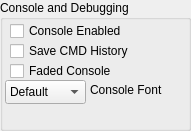
       <widget class="QGroupBox" name="groupBox_Console">
        <property name="geometry">
         <rect>
          <x>10</x>
          <y>420</y>
          <width>191</width>
          <height>131</height>
         </rect>
        </property>
        <property name="title">
         <string>Console and Debugging</string>
        </property>
        <widget class="QCheckBox" name="checkBox_FadeConsole">
         <property name="geometry">
          <rect>
           <x>10</x>
           <y>60</y>
           <width>171</width>
           <height>22</height>
          </rect>
         </property>
         <property name="layoutDirection">
          <enum>Qt::LeftToRight</enum>
         </property>
         <property name="text">
          <string>Faded Console</string>
         </property>
        </widget>
        <widget class="QCheckBox" name="checkBox_SaveCMDHistory">
         <property name="geometry">
          <rect>
           <x>10</x>
           <y>40</y>
           <width>171</width>
           <height>22</height>
          </rect>
         </property>
         <property name="layoutDirection">
          <enum>Qt::LeftToRight</enum>
         </property>
         <property name="text">
          <string>Save CMD History</string>
         </property>
        </widget>
        <widget class="QComboBox" name="comboBox_ConsoleFont">
         <property name="geometry">
          <rect>
           <x>5</x>
           <y>80</y>
           <width>81</width>
           <height>24</height>
          </rect>
         </property>
         <property name="layoutDirection">
          <enum>Qt::LeftToRight</enum>
         </property>
         <item>
          <property name="text">
           <string>Default</string>
          </property>
         </item>
         <item>
          <property name="text">
           <string>Small</string>
          </property>
         </item>
         <item>
          <property name="text">
           <string>Tiny</string>
          </property>
         </item>
        </widget>
        <widget class="QLabel" name="label_ConsoleFont">
         <property name="geometry">
          <rect>
           <x>90</x>
           <y>80</y>
           <width>91</width>
           <height>20</height>
          </rect>
         </property>
         <property name="text">
          <string>Console Font</string>
         </property>
        </widget>
        <widget class="QCheckBox" name="checkBox_ConsoleEnabled">
         <property name="geometry">
          <rect>
           <x>10</x>
           <y>20</y>
           <width>171</width>
           <height>22</height>
          </rect>
         </property>
         <property name="layoutDirection">
          <enum>Qt::LeftToRight</enum>
         </property>
         <property name="text">
          <string>Console Enabled</string>
         </property>
        </widget>
       </widget>
